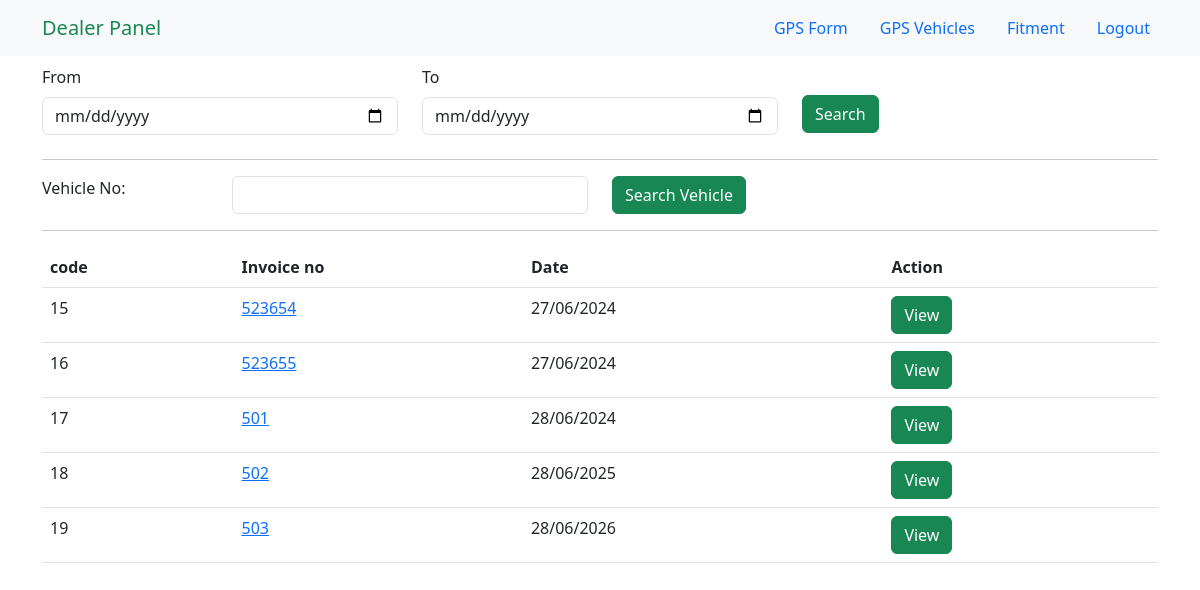
/gps_search/, run on the app's committed database.
### rtoapp/models.py (models this page shows, shortened)
class gpsVehicle(models.Model):
    invoice_no = models.CharField(max_length=100)
    gps_serial_no = models.CharField(max_length=100,null=True)
    gps_model = models.CharField(max_length=100,null=True)
    registration_date = models.IntegerField()
    engine_no = models.CharField(max_length=100,null=True)
    network = models.CharField(max_length=100,null=True)
    vehicle_make = models.CharField(max_length=100,null=True)
    vehicle_model = models.CharField(max_length=100,null=True)
    registration_no = models.CharField(max_length=100,null=True)
    chassis_no = models.CharField(max_length=100,null=True)
    dealer = models.CharField(max_length=100,null=True)
    location_primary = models.CharField(max_length=100,null=True)
    customer_name = models.CharField(max_length=100,null=True)
    customer_address = models.CharField(max_length=100,null=True)
    location_secondary = models.CharField(max_length=100)
    mobile_no = models.CharField(max_length=100,null=True)
    time = models.TimeField(null=True, blank=True)
    created_at = models.DateTimeField(auto_now_add=True,null=True)

### rtoapp/views.py (the view)
# urls.py: path('gps_search/', views.gps_search, name='gps_search'),
def gps_search(request):
    if request.method == 'POST':
        from_date = request.POST.get('from_date')
        to_date = request.POST.get('to_date')
        invoice_no = request.POST.get('vecregno')
        from_date_vehicles = gpsVehicle.objects.none()
        to_date_vehicles = gpsVehicle.objects.none()
        between_vehicles = gpsVehicle.objects.none()
        vehno_vehicles = gpsVehicle.objects.none()
        if from_date:
            from_date_year = datetime.strptime(from_date, '%Y-%m-%d').year
            from_date_vehicles = gpsVehicle.objects.filter(created_at__year=from_date_year)
        if to_date:
            to_date_year = datetime.strptime(to_date, '%Y-%m-%d').year
            to_date_vehicles = gpsVehicle.objects.filter(created_at__year=to_date_year)
        if from_date and to_date:
            from_date_year = datetime.strptime(from_date, '%Y-%m-%d').year
            to_date_year = datetime.strptime(to_date, '%Y-%m-%d').year
            between_vehicles = gpsVehicle.objects.filter(created_at__year__range=[from_date_year, to_date_year])
        if invoice_no:
            vehno_vehicles = gpsVehicle.objects.filter(invoice_no__icontains=invoice_no)
            from_date_vehicles = from_date_vehicles.filter(invoice_no__icontains=invoice_no)
            to_date_vehicles = to_date_vehicles.filter(invoice_no__icontains=invoice_no)
            between_vehicles = between_vehicles.filter(invoice_no__icontains=invoice_no)
            gps_vehicles = vehno_vehicles | from_date_vehicles | between_vehicles | to_date_vehicles
        else:
            gps_vehicles = from_date_vehicles | to_date_vehicles | between_vehicles
        return render(request, 'gps_search.html', {'gps_vehicles': gps_vehicles})
    else:
        gps_vehicles = gpsVehicle.objects.all()
        return render(request, 'gps_search.html', {'gps_vehicles': gps_vehicles})

### templates/gps_search.html (shortened to what this page needs)
{% extends 'base.html' %}
{% load static %}
{% block link %} {% static 'css/search.css' %} {% endblock link %}
{% block navbar %}
{% include 'nav.html' %}
{% endblock navbar %}
{% block content %}
<body data-aos-easing="ease-in-out" data-aos-duration="1000" data-aos-delay="0">
    <main id="main" class="mt-5">
        <section class="inner-page">
            <div class="container">
                <form action="" method="post">
                    <div class="row">
                        <div class="col-md-4 col-sm-6 mb-2">
                            <label for="from_date" class="form-label">From</label>
                            <input type="date" name="from_date" id="from_date" class="form-control" value="">
                        </div>
                        <div class="col-md-4 col-sm-6 mb-2">
                            <label for="to_date" class="form-label">To</label>
                            <input type="date" name="to_date" id="to_date" class="form-control" value="">
                        </div>
                        <div class="col-md-4 col-sm-12 text-center text-sm-start" style="margin-top:30px;">
                            <input type="submit" class="btn btn-success" value="Search">
                        </div>
                    </div>
                </form>
                <hr>
                <form action="" method="post">
                    <div class="row">
                        <div class="col-lg-2">Vehicle No:</div>
                        <div class="col-lg-4 col-md-6"> <input name="vecregno" class="form-control" value=""></div>
                        <div class="col-lg-6 col-md-6 mt-2 mt-md-0"> <input type="submit" class="btn btn-success"
                                value="Search Vehicle">
                        </div>
                    </div>
                </form>
                <hr>
                <div id="table_wrapper" class="dataTables_wrapper no-footer etxt-center">
                    {% if gps_vehicles %}
                    <table class="table dataTable no-footer" id="table" aria-describedby="table_info">
                        <thead>
                            <tr>
                                <th class="sorting sorting_asc" tabindex="0" aria-controls="table" rowspan="1"
                                    colspan="1" aria-sort="ascending" aria-label="
                code
            : activate to sort column descending" style="width: 38.9px;">
                                    code
                                </th>
                                <th class="sorting" tabindex="0" aria-controls="table" rowspan="1" colspan="1"
                                    aria-label="
                Vehicle No
            : activate to sort column ascending" style="width: 81.175px;">
                                    Invoice no
                                </th>
                                <th class="sorting" tabindex="0" aria-controls="table" rowspan="1" colspan="1"
                                    aria-label="
                Date
            : activate to sort column ascending" style="width: 68.925px;">
                                    Date
                                </th>
                                <th class="sorting" tabindex="0" aria-controls="table" rowspan="1" colspan="1"
                                    aria-label="Action: activate to sort column ascending" style="width: 51.575px;">
                                    Action</th>
                            </tr>
                        </thead>
                        <tbody>
                            {% for gps_vehicle in gps_vehicles %}
                            <tr>
                                <td>{{ gps_vehicle.id }}</td>
                                <td><a href="{% url 'gps_certificate' gps_vehicle.id gps_vehicle.time %}">{{ gps_vehicle.invoice_no }}</a></td>
                                <td>{{ gps_vehicle.created_at|date:"d/m/Y" }}</td>
                                <td><a class="btn btn-success" href="{% url 'gps_certificate' gps_vehicle.id gps_vehicle.time %}">View</a></td>
                            </tr>
                            {% endfor %}
                        </tbody>
                    </table>
                    {% else %}
                    <p>No vehicles found.</p>
                    {% endif %}
                </div>
            </div>
        </section>
    </main>
    {% endblock content %}

### data on the page
gpsVehicle: id "15", invoice_no "523654", created_at "27/06/2024"
gpsVehicle: id "16", invoice_no "523655", created_at "27/06/2024"
gpsVehicle: id "17", invoice_no "501", created_at "28/06/2024"
gpsVehicle: id "18", invoice_no "502", created_at "28/06/2025"
gpsVehicle: id "19", invoice_no "503", created_at "28/06/2026"
